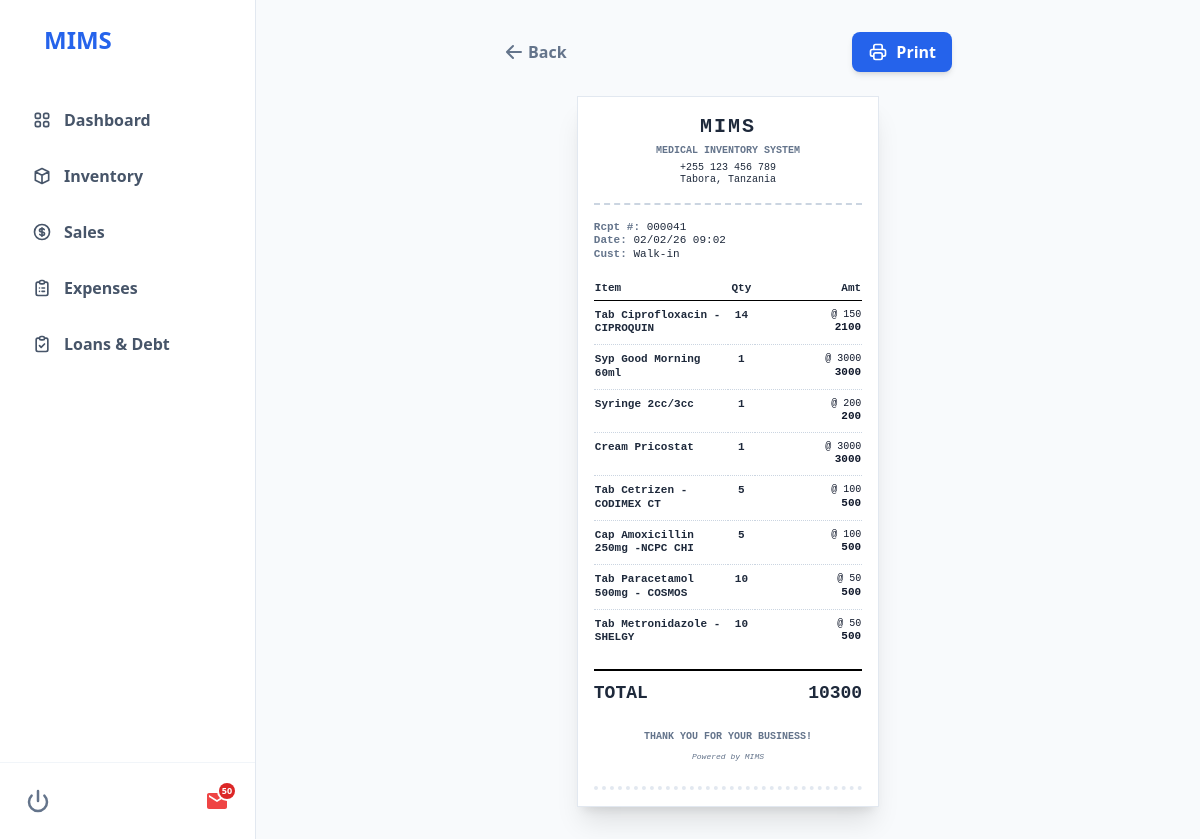
/sale/41/ (signed in), run on the app's committed database.
### mims/models.py (models this page shows, shortened)
class Sale(models.Model):
    PAYMENT_CHOICES = [('PAID', 'Paid'), ('LOAN', 'Loan'), ('PARTIAL', 'Partial')]
    sale_date = models.DateTimeField(default=timezone.now)
    customer_name = models.CharField(max_length=200, blank=True, null=True)
    payment_status = models.CharField(max_length=10, choices=PAYMENT_CHOICES, default='PAID')
    subtotal = models.DecimalField(max_digits=10, decimal_places=2, default=0)
    discount_amount = models.DecimalField(max_digits=10, decimal_places=2, default=0)
    total_amount = models.DecimalField(max_digits=10, decimal_places=2, default=0)
    amount_paid = models.DecimalField(max_digits=10, decimal_places=2, default=0)
    @property
    def balance_due(self):
        return self.total_amount - self.amount_paid

class SaleItem(models.Model):
    sale = models.ForeignKey(Sale, related_name='items', on_delete=models.CASCADE)
    product = models.ForeignKey(Product, on_delete=models.CASCADE)
    quantity_base = models.PositiveIntegerField(help_text="Small units sold")
    price_at_sale = models.DecimalField(max_digits=10, decimal_places=2)

class Product(models.Model):
    name = models.CharField(max_length=200, db_index=True)
    category = models.ForeignKey(Category, on_delete=models.CASCADE)
    bulk_unit = models.CharField(max_length=50, help_text="e.g., Box")
    base_unit = models.CharField(max_length=50, help_text="e.g., Piece")
    conversion_factor = models.PositiveIntegerField(help_text="Sellable Items per Box")
    expiry_date = models.DateField(null=True, blank=True, help_text="Date when product expires")
    barcode = models.CharField(max_length=50, blank=True, null=True, unique=True)
    buy_price_per_bulk = models.DecimalField(max_digits=10, decimal_places=2, help_text="Buy Price per Smallest Unit")
    sell_price_per_base = models.DecimalField(max_digits=10, decimal_places=2, help_text="Retail Price per Smallest Unit")
    stock_qty = models.FloatField(default=0, help_text="Current Stock in Boxes")

### mims/views.py (the view)
# urls.py: path('sale/<int:sale_id>/', views.view_sale_view, name='view_sale'),
@login_required
def view_sale_view(request, sale_id):
    sale = get_object_or_404(Sale, id=sale_id)
    today = timezone.now().date()
    sale_items = SaleItem.objects.filter(sale=sale).annotate(
        subtotal=F('price_at_sale') * F('quantity_base')
    )
    today_total = sale_items.aggregate(
        total=Sum(F('price_at_sale') * F('quantity_base'))
    )['total'] or 0
    today_expenses = Expense.objects.filter(date=today).aggregate(
        total=Sum('amount')
    )['total'] or 0
    context = {
        'sale': sale,
        'sale_items': sale_items,
        'today_total': today_total,
        'today_expenses': today_expenses,
    }
    return render(request, 'mims/view_sale.html', context)

### mims/context_processors.py (called while the page is built)
def notifications(request):
    today = timezone.now().date()
    six_months_from_now = today + timedelta(days=180)
    low_stock = Product.objects.filter(stock_qty__lt=2)
    expiring_soon = Product.objects.filter(expiry_date__lte=six_months_from_now)
    total_ids = set(low_stock.values_list('id', flat=True)) | set(expiring_soon.values_list('id', flat=True))
    count = len(total_ids)
    return {
        'notification_count': count,
        'has_notifications': count > 0
    }

### mims/templates/mims/view_sale.html (shortened to what this page needs)
{% extends 'mims/dashboard.html' %}
{% load static %}
{% block content %}
<div class="p-4 md:p-8 flex flex-col items-center">
    <div class="w-full max-w-[80mm] md:max-w-md flex justify-between mb-6 no-print">
        <a href="{% url 'sale_ledger' %}" class="flex items-center text-slate-500 hover:text-slate-800 font-semibold transition">
            <svg xmlns="http://www.w3.org/2000/svg" class="h-5 w-5 mr-1" viewBox="0 0 20 20" fill="currentColor">
                <path fill-rule="evenodd" d="M9.707 16.707a1 1 0 01-1.414 0l-6-6a1 1 0 010-1.414l6-6a1 1 0 011.414 1.414L5.414 9H17a1 1 0 110 2H5.414l4.293 4.293a1 1 0 010 1.414z" clip-rule="evenodd" />
            </svg>
            Back
        </a>
        <button onclick="window.print()" class="bg-blue-600 text-white px-4 py-2 rounded-lg font-bold shadow-md hover:bg-blue-700 flex items-center gap-2">
            Print
        </button>
    </div>
    <div id="receipt" class="bg-white p-4 shadow-xl border border-slate-200 w-full max-w-[80mm] text-slate-800 font-mono text-sm leading-tight relative">
        <div class="text-center border-b-2 border-dashed border-slate-300 pb-4 mb-4">
            <h2 class="text-xl font-black uppercase tracking-widest mb-1">MIMS</h2>
            <p class="text-[10px] text-slate-500 uppercase font-bold">Medical Inventory System</p>
            <p class="text-[10px] mt-1">+255 123 456 789</p>
            <p class="text-[10px]">Tabora, Tanzania</p>
        </div>
        <div class="mb-4 text-[11px] flex justify-between items-end">
            <div>
                <p><span class="font-bold text-slate-500">Rcpt #:</span> {{ sale.id|stringformat:"06d" }}</p>
                <p><span class="font-bold text-slate-500">Date:</span> {{ sale.sale_date|date:"d/m/y H:i" }}</p>
                <p><span class="font-bold text-slate-500">Cust:</span> {{ sale.customer_name|truncatechars:15 }}</p>
            </div>
        </div>
            <table class="w-full mb-4 text-[11px] table-fixed border-collapse">
    <thead>
        <tr class="border-b border-black">
            <th class="text-left py-1 w-[50%] pr-[1.5px]">Item</th>
            <th class="text-center py-1 w-[10%] px-[1.5px] whitespace-nowrap">Qty</th>
            <th class="text-right py-1 w-[40%] pl-[1.5px] whitespace-nowrap">Amt</th>
        </tr>
    </thead>
    <tbody class="divide-y divide-dotted divide-slate-300">
        {% for item in sale_items %}
        <tr>
            <td class="py-2 pr-[1.5px] align-top">
                <div class="font-bold leading-tight break-words">
                    {{ item.product.name }}
                </div>
            </td>
            <td class="text-center py-2 px-[1.5px] align-top font-bold whitespace-nowrap">
                {{ item.quantity_base }}
            </td>
            <td class="text-right py-2 pl-[1.5px] align-top whitespace-nowrap">
                <div class="text-[10px] text-slate-900 font-normal">
                    @ {{ item.price_at_sale|floatformat:0 }}
                </div>
                <div class="font-bold text-slate-900">
                    {{ item.subtotal|floatformat:0 }}
                </div>
            </td>
        </tr>
        {% endfor %}
    </tbody>
</table>
        <div class="border-t-2 border-black pt-2 mb-4">
            <div class="flex justify-between text-lg font-black mb-1">
                <span>TOTAL</span>
                <span>{{ sale.total_amount|floatformat:0 }}</span>
            </div>
        </div>
        <div class="text-center text-[10px] text-slate-500 mt-6">
            <p class="font-bold mb-1">THANK YOU FOR YOUR BUSINESS!</p>
            <p class="mt-2 text-[8px] italic">Powered by MIMS</p>
        </div>
        <div class="border-b-4 border-dotted border-slate-200 mt-6 w-full"></div>
    </div>
</div>
{% endblock %}

### mims/templates/mims/dashboard.html (style rules this page uses)
body { font-family: ui-sans-serif, system-ui, -apple-system, BlinkMacSystemFont, "Segoe UI", Roboto, "Helvetica Neue", Arial, sans-serif; }

### data on the page
Sale: id "000041", sale_date "02/02/26 09:02", customer_name "Walk-in", total_amount "10300"
SaleItem: product.name "Tab Ciprofloxacin - CIPROQUIN", quantity_base "14", price_at_sale "150", subtotal "2100"
SaleItem: product.name "Syp Good Morning 60ml", quantity_base "1", price_at_sale "3000", subtotal "3000"
SaleItem: product.name "Syringe 2cc/3cc", quantity_base "1", price_at_sale "200", subtotal "200"
SaleItem: product.name "Cream Pricostat", quantity_base "1", price_at_sale "3000", subtotal "3000"
SaleItem: product.name "Tab Cetrizen - CODIMEX CT", quantity_base "5", price_at_sale "100", subtotal "500"
SaleItem: product.name "Cap Amoxicillin 250mg -NCPC CHI", quantity_base "5", price_at_sale "100", subtotal "500"
SaleItem: product.name "Tab Paracetamol 500mg - COSMOS", quantity_base "10", price_at_sale "50", subtotal "500"
SaleItem: product.name "Tab Metronidazole -SHELGY", quantity_base "10", price_at_sale "50", subtotal "500"

### other printed values
{{ notification_count }} "50"
